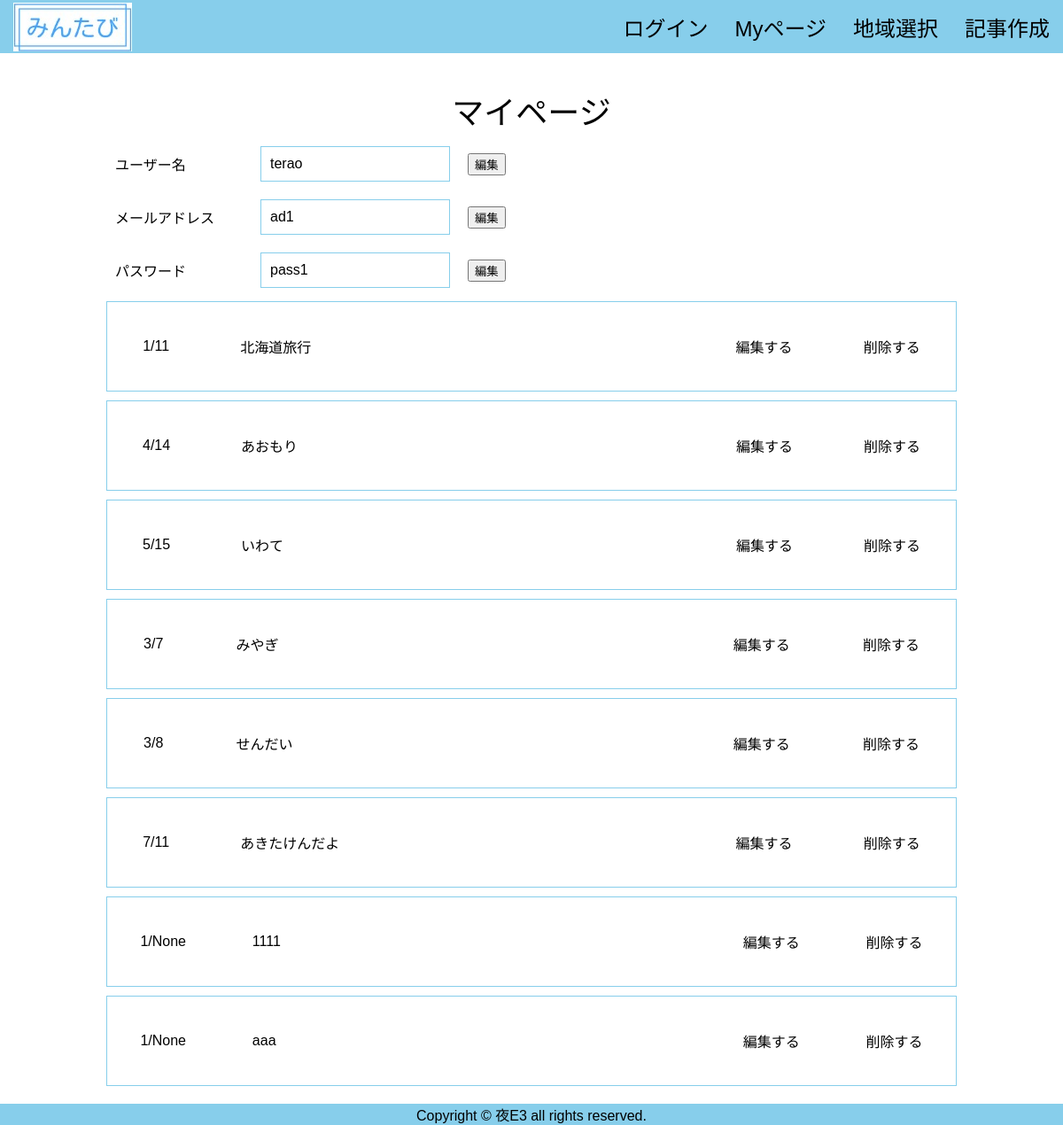
The app's page /mypage (signed in), older data.
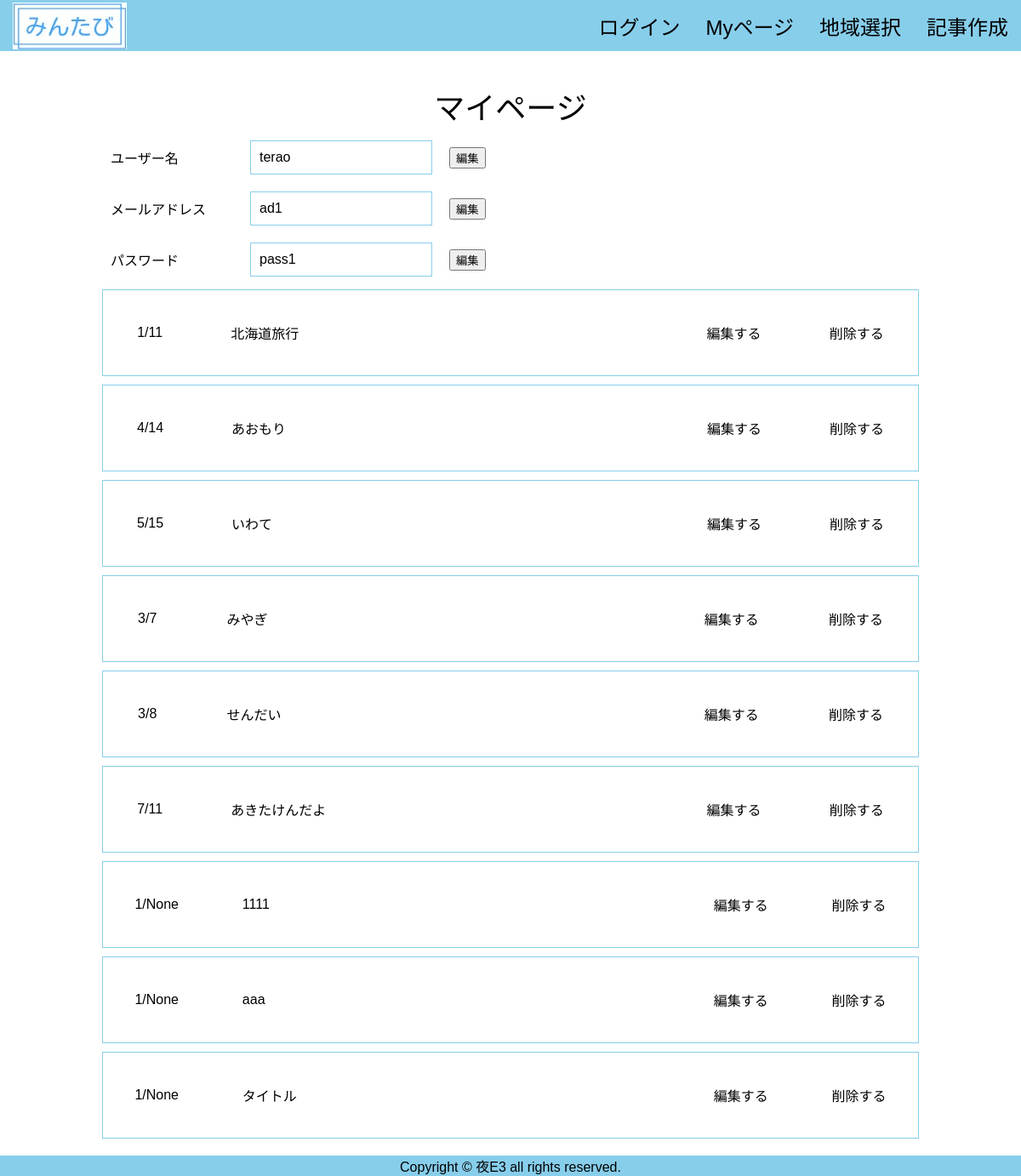
The same page, newer data.
### tables this page shows
CREATE TABLE "page" (
	"ID"	INTEGER PRIMARY KEY AUTOINCREMENT,
	"userID"	INTEGER,
	"editPASS"	TEXT,
	"title"	TEXT,
	"prefectures"	INTEGER,
	"month"	INTEGER,
	"date"	INTEGER,
	"flag"	INTEGER,
	"period"	TEXT
);

### app.py (the view)
@app.route('/mypage')
def mypage():
    user_id =session ["user_id"]
    conn = sqlite3.connect('flaskapp.db')
    c = conn.cursor()
    c.execute("select name, adress, pass from users where id=?", (user_id,))
    user_info = c.fetchone()
    c.execute(
        "select prefectures, month, date, title, id from page where flag=0 and UserID=?", (user_id,))
    page = []
    for row in c.fetchall():
        page.append({"area": row[0], "month": row[1],
                     "date": row[2], "title": row[3], "pageid": row[4]})
    c.close()
    print(user_info)
    print(page)
    print(user_id)
    return render_template('mypage.html', page=page, user_info=user_info)

### templates/mypage.html
<!DOCTYPE html>
{% extends 'base.html' %}
{% block content %}
<div class="title">マイページ</div>
<div class="mypg_box1">
    <div class="f_item1">ユーザー名</div>
    <div class="f_item2">{{user_info[0]}}</div>
    <div class="f_item3"><button>編集</button></div>
</div>
<div class="mypg_box1">
    <div class="f_item1">メールアドレス</div>
    <div class="f_item2">{{user_info[1]}}</div>
    <div class="f_item3"><button>編集</button></div>
</div>
<div class="mypg_box1">
    <div class="f_item1">パスワード</div>
    <div class="f_item2">{{user_info[2]}}</div>
    <div class="f_item3"><button>編集</button></div>
</div>
{% for item in page %}
<div class="mypg_box2">
    <div class="my_item1">{{item["month"]}}/{{item["date"]}}</div>
    <div class="my_item2">{{item["title"]}}</div>
    <div class="my_item3">編集する</div>
    <div class="my_item4"><a href="/deletepage/{{item['pageid']}}">削除する</a></div>
</div>
{% endfor %}
{% endblock %}

Row changes from the older to the newer data that the page shows:
added page: month "1", date "None", title "タイトル"
